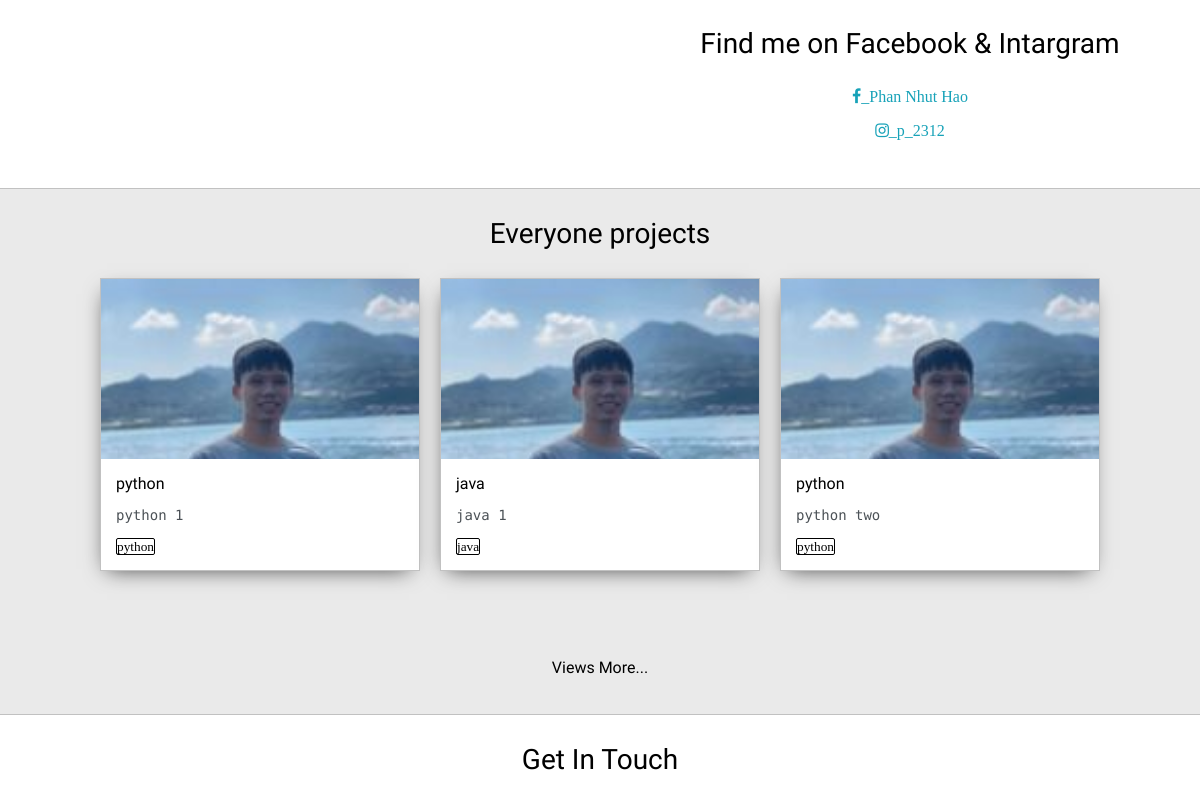
The app's page / (middle part), older data.
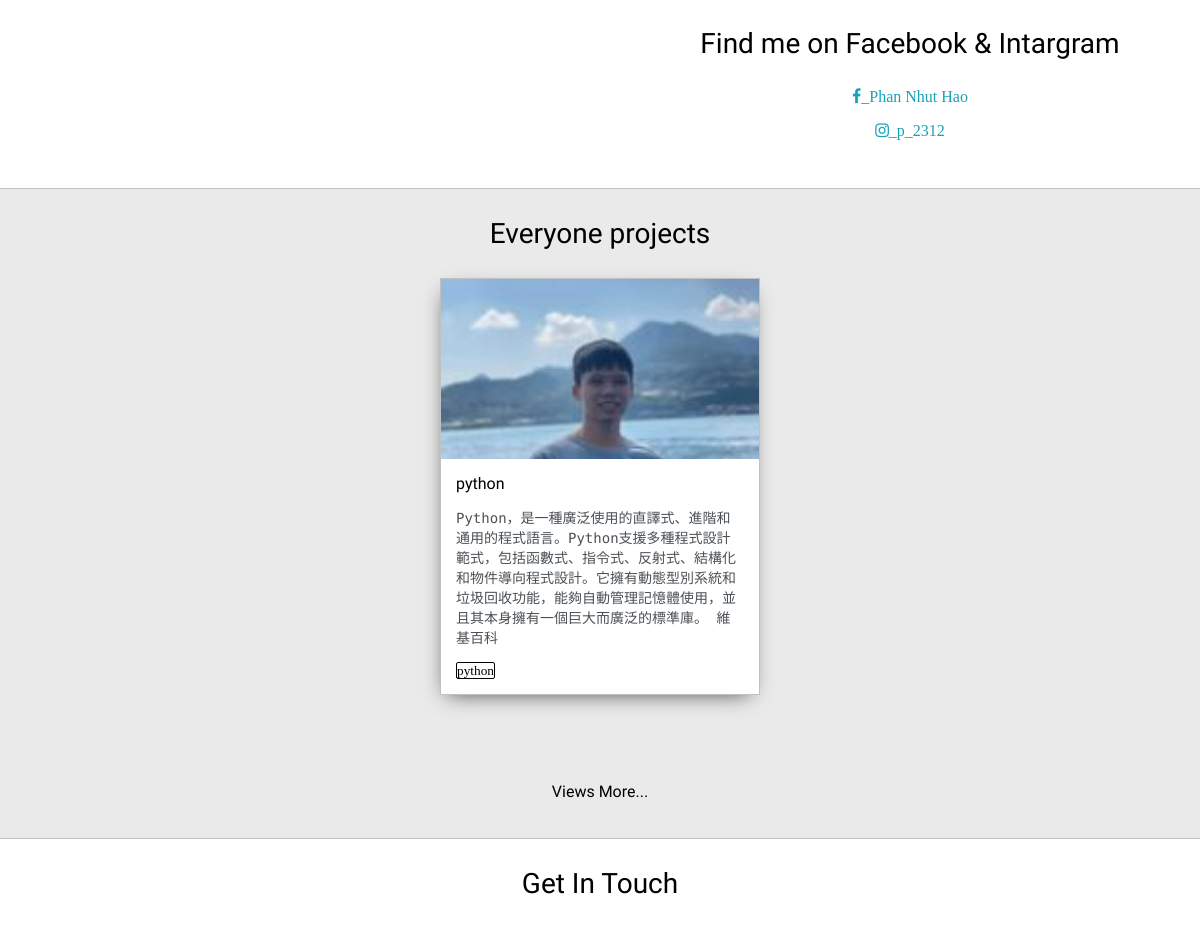
The same page, newer data.
### OurProfile/models.py (models this page shows, shortened)
class Post(models.Model):
    customer = models.ForeignKey(User,on_delete=models.CASCADE)
    images = models.ImageField(null = True,blank=True)
    title = models.CharField(max_length=200)
    body = models.TextField(max_length=500)
    date_created = models.DateTimeField(auto_now_add=True)
    categories = models.ManyToManyField(Tag,null=True)
    public = models.BooleanField(default=False)
    private = models.BooleanField(default=False)

class Tag(models.Model):
    name = models.CharField(max_length=50)
    def __str__(self):
        return self.name

### OurProfile/views.py (the view)
# urls.py: path('',views.home,name="home"),
def home(request):
    posts = Post.objects.all()[0:3]
    context = {'posts':posts}
    return render(request,"OurProfile/home.html",context)

### OurProfile/templates/OurProfile/home.html (shortened to what this page needs)
<!DOCTYPE html>
{% load static %}
<html>
<head>
	<link rel="stylesheet"  type="text/css" href="{% static 'css/layout.css' %}">
	<link id="theme-style" rel="stylesheet" type="text/css" href="">
</head>
<body>
				{% include 'OurProfile/navbar.html' %}
	<section class="s2">
		<div class="main-container">
			<div class="about-wrapper">
				<div class="about-me">
				</div>
				<div class="social-links">
					<h3>Find me on Facebook & Intargram</h3>
					<a class="fa fa-facebook" target="_blank" href="https://www.facebook.com/">_Phan Nhut Hao</a>
					<br>
					<a class="fa fa-instagram" target="_blank" href="https://instahram.com/">_p_2312</a>
				</div>
			</div>
		</div>
	</section>
	<section class="s1">
		<div class="main-container">
			<h3 style="text-align: center;">Everyone projects</h3>
			<div class="post-wrapper">
			{% for post in posts %}
				<div>
					<div class="post">
						<a href="{% url 'post' post.id %}">
							{% if post.images %}
							<img class="thumbnail" src="{{ post.images.url }}">
							{% else %}
							<p>no images </p>
							{% endif %}
						</a>
						<div class="post-preview">
							<h6 class="post-title">{{post.title}}</h6>
							<p class="post-intro">{{post.body}}</p>
							{% for categories in post.categories.all %}
								<small style="border: solid 1px;border-radius: 2px;margin-right: 5px;">{{categories}}</small>
							{% endfor %}
						</div>
					</div>
				</div>
			{% endfor %}
			</div>
			<a href="{% url 'posts' %}"><h6 style="text-align: center;">Views More...</h6></a>
		</div>
	</section>
	<section class="s2">
		<div class="main-container">
			<h3 style="text-align: center;">Get In Touch</h3>
		</div>
	</section>
</body>
</html>

Row changes from the older to the newer data that the page shows:
removed Post: images (picture), title "python", body "python 1", Tag (name "python")
removed Post: images (picture), title "java", body "java 1"
no longer on this page (row unchanged): Tag: name "java"
removed Post: images (picture), title "python", body "python two", Tag (name "python")
added Post: images (picture), title "python", body "Python，是一種廣泛使用的直譯式、進階和通用的程式語言。Python支援多種程式設計範式，包括函數式、指令式、反射式、結構化和物件導向程式設計。它擁有動態型別系統和垃圾回收功能，能夠自動管理記憶體使用，並且其本身擁有一個巨大而廣泛的標準庫。 維基百科", Tag (name "python")
